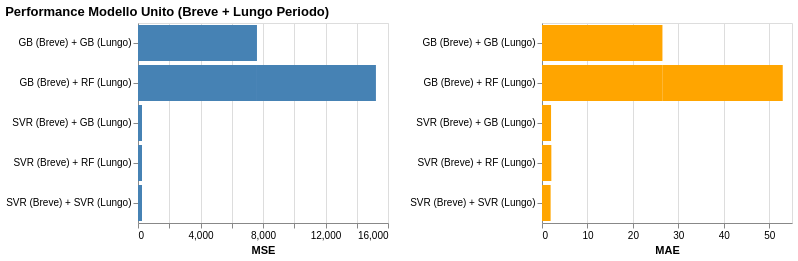

Vega-Lite specification for this chart:
### Vega-Lite specification from a JSON file in a GitHub repository (floating-point values rounded to 4 significant figures)
{"$schema": "https://vega.github.io/schema/vega-lite/v4.17.0.json", "config": {"view": {"continuousHeight": 300, "continuousWidth": 400}}, "data": {"name": "data-3cf3269e4c1e1a715896c025d575a2cd"}, "datasets": {"data-3cf3269e4c1e1a715896c025d575a2cd": [{"MAE": 26.56, "MSE": 7614.0, "Modello": "GB (Breve) + RF (Lungo)"}, {"MAE": 26.5, "MSE": 7614.0, "Modello": "GB (Breve) + GB (Lungo)"}, {"MAE": 26.4, "MSE": 7613.0, "Modello": "GB (Breve) + RF (Lungo)"}, {"MAE": 2.056, "MSE": 257.5, "Modello": "SVR (Breve) + RF (Lungo)"}, {"MAE": 1.992, "MSE": 257.1, "Modello": "SVR (Breve) + GB (Lungo)"}, {"MAE": 1.897, "MSE": 256.7, "Modello": "SVR (Breve) + SVR (Lungo)"}]}, "hconcat": [{"encoding": {"color": {"value": "steelblue"}, "x": {"field": "MSE", "type": "quantitative"}, "y": {"field": "Modello", "title": "", "type": "nominal"}}, "height": 200, "mark": "bar", "width": 250}, {"encoding": {"color": {"value": "orange"}, "x": {"field": "MAE", "type": "quantitative"}, "y": {"field": "Modello", "title": "", "type": "nominal"}}, "height": 200, "mark": "bar", "width": 250}], "title": "Performance Modello Unito (Breve + Lungo Periodo)"}
